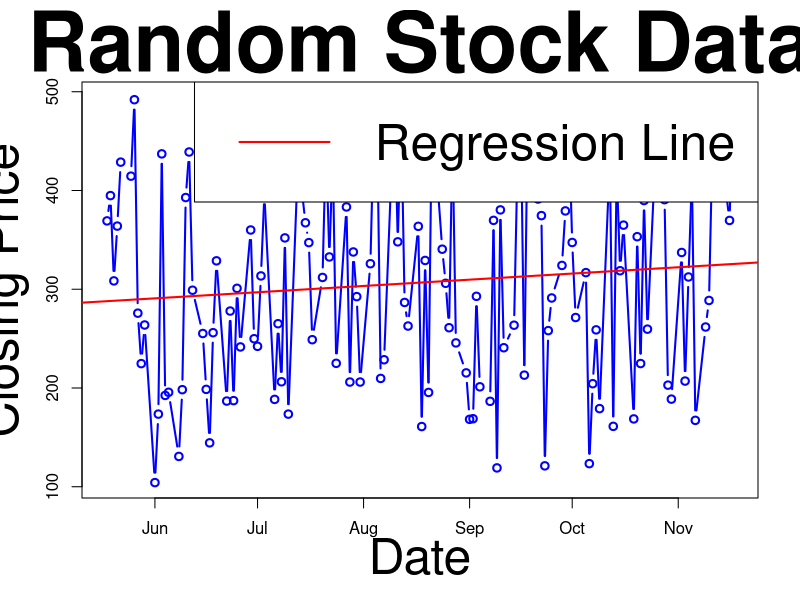
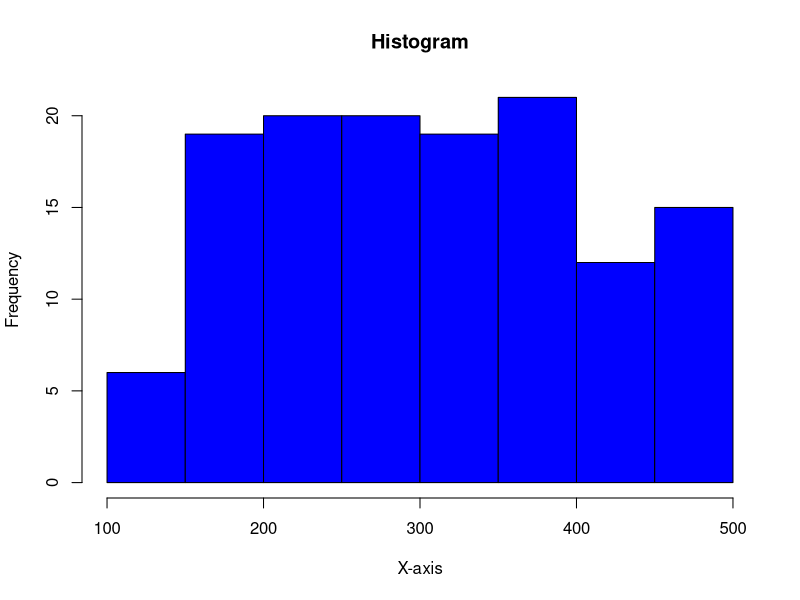
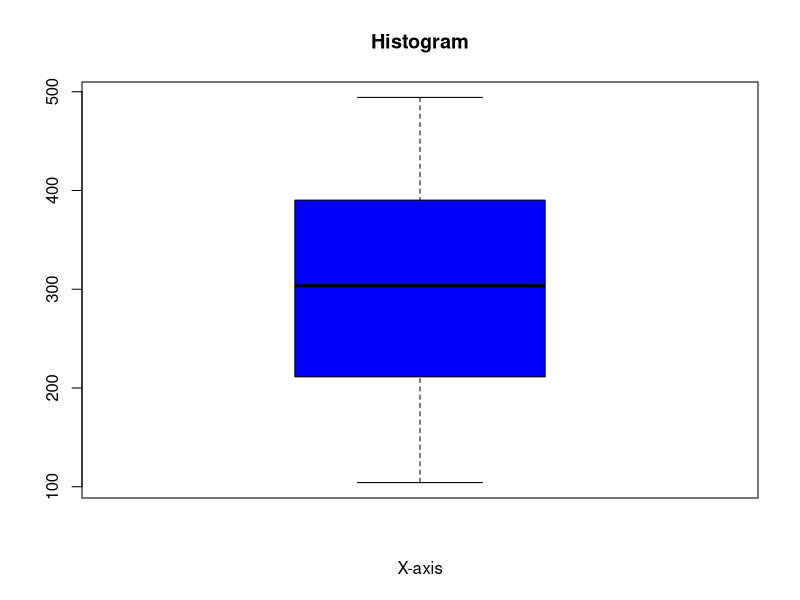
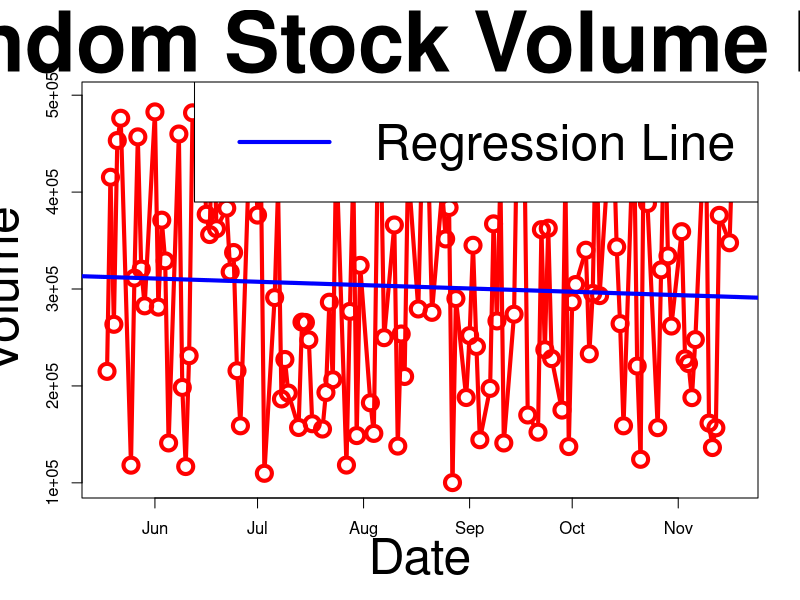
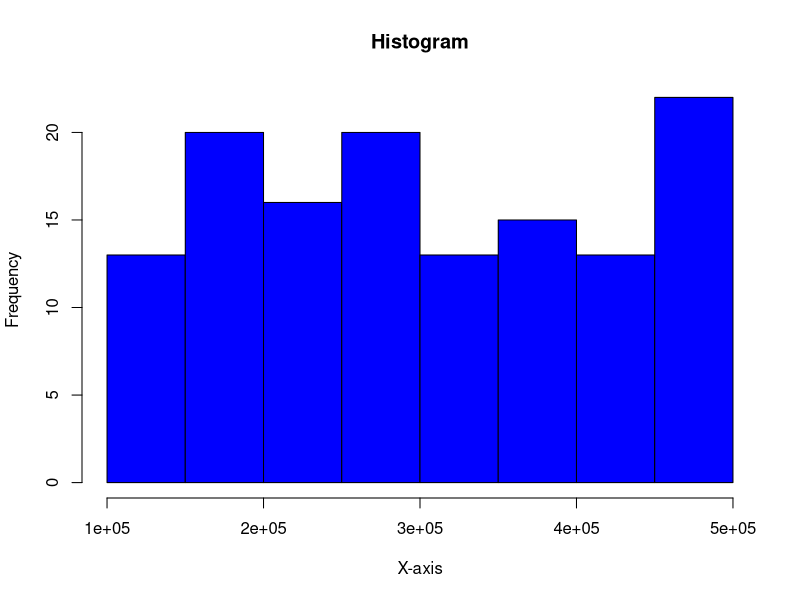
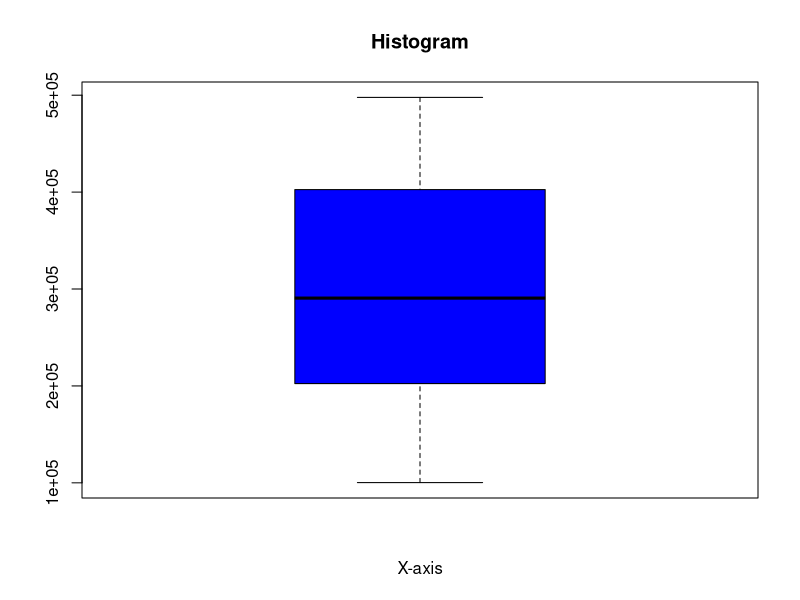

Write R code to recreate these figures, in order.
## ---- chunk 1
library(lubridate)
## ---- chunk 2
end_date <- Sys.Date()
start_date <- end_date - months(6)

# Generate a sequence of dates for the past six months
dates <- seq(from = start_date, to = end_date, by = "day")

# Remove weekends from the date sequence
dates <- dates[!weekdays(dates) %in% c("Saturday", "Sunday")]

# Generate random values for volume and closing prices
set.seed(123)  # Set seed for reproducibility
volume <- round(runif(length(dates), min = 100000, max = 500000))
closing_prices <- round(runif(length(dates), min = 100, max = 500), 2)

# Combine the dates, volume, and closing prices into a data frame
stock_data <- data.frame(Date = dates, Volume = volume, Closing_Price = closing_prices)

# Display the first few rows of the data frame
head(stock_data)
## ---- chunk 3
# Perform linear regression for Volume
lm_volume <- lm(Volume ~ Date, data = stock_data)
summary(lm_volume)
## ---- chunk 4
# Perform linear regression for Closing_Price
lm_closing_price <- lm(Closing_Price ~ Date, data = stock_data)
summary(lm_closing_price)
## ---- chunk 5
# Plot Closing Price over time and add the regression line
plot(stock_data$Date, stock_data$Closing_Price, type = "b", 
     main = "Random Stock Data", lwd = 2, cex = 1, 
     xlab = "Date", ylab = "Closing Price", col = "blue",cex.main=5,cex.lab=3)

# Add the regression line
abline(lm_closing_price, col = "red", lwd = 2)

# Add a legend for the regression line
legend("topright", legend = "Regression Line", col = "red", lwd = 2, cex = 3)

## ---- chunk 6
hist(stock_data$Closing_Price, main = "Histogram", xlab = "X-axis", breaks = 10, col = "blue")
## ---- chunk 7
boxplot(stock_data$Closing_Price, main = "Histogram", xlab = "X-axis", breaks = 10, col = "blue")
## ---- chunk 8
plot(stock_data$Date, stock_data$Volume, type = "b", 
     main = "Random Stock Volume Data", lwd = 4, cex = 2,cex.main=5,cex.lab=3,
     xlab = "Date", ylab = "Volume", col = "red")
     abline(lm_volume, col = "blue", lwd = 4)
     legend("topright", legend = "Regression Line", col = "blue", lwd = 4,cex=3)
## ---- chunk 9
hist(stock_data$Volume, main = "Histogram", xlab = "X-axis", breaks = 10, col = "blue")
## ---- chunk 10
boxplot(stock_data$Volume, main = "Histogram", xlab = "X-axis", breaks = 10, col = "blue")
